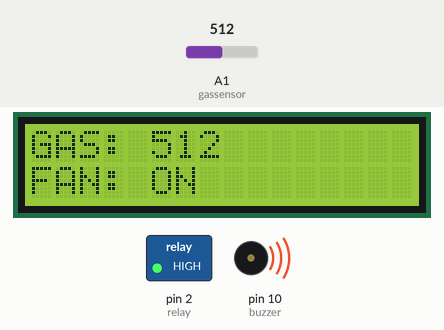
Recording of a sketch running on a simulated Arduino Uno, built with avr-gcc and run on an emulated ATmega328P. On the bench: 16×2 character LCD, switched loads named in the sketch (green lamp = pin HIGH), buzzer (waves = sounding, pin HIGH). The test bench sets the inputs (shaded band); at power-on: A1 (gassensor) = 512.

Above: at 1.2 s.
1.3 s: A1 (gassensor) set to 132
At 3.6 s:
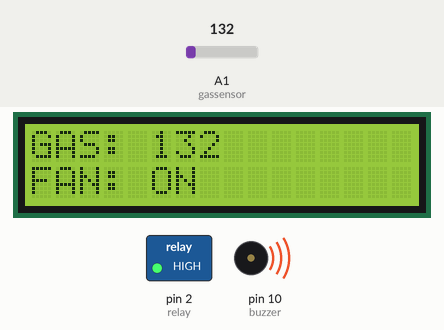
5.2 s: A1 (gassensor) set to 107
At 6.6 s:
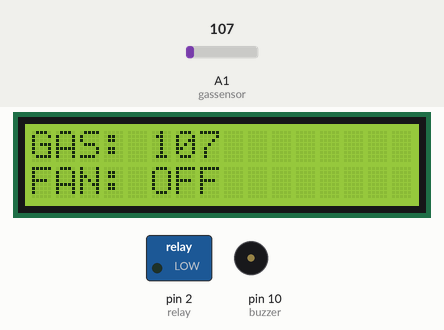
9.1 s: A1 (gassensor) set to 122
At 9.6 s:
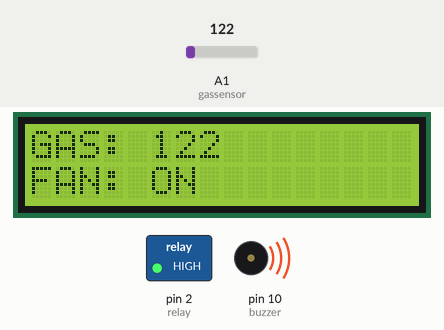
Timing chart, 0 to 12.1 s (numbered marks = the images above; inputs shaded):
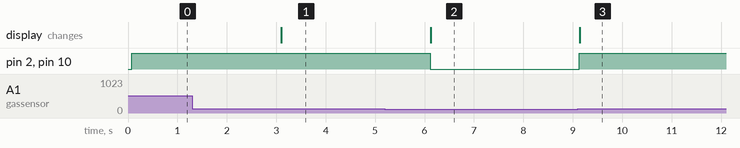

Measured:
- the behaviour switches between 121 and 120 on A1 (gassensor) (found by bisection; images 1 and 2)
- after the input at 1.3 s, the display: changes after 1.8 s (image 1)
- after the input at 5.2 s, pin 2 (relay), pin 10 (buzzer): HIGH → LOW after 0.91 s; the display: changes after 0.92 s (image 2)
- after the input at 9.1 s, pin 2 (relay), pin 10 (buzzer): LOW → HIGH at once; the display: changes at once (image 3)

The sketch:

GAS1.ino
```cpp
#include <Wire.h>
#include <LiquidCrystal_I2C.h>
LiquidCrystal_I2C lcd(0x27,16,2);
int gassensor=A1;
int buzzer = 10;
int relay = 2;
int gasvalue=0;
void setup()
{
pinMode(buzzer , OUTPUT);
pinMode(relay , OUTPUT);
lcd.begin();
lcd.backlight();
}
void loop()
{
gasvalue= analogRead(gassensor);
lcd.clear();
lcd.setCursor(0,0);
lcd.print("GAS: "); lcd.print(gasvalue);
if (gasvalue > 120)
{
digitalWrite(relay, HIGH);
digitalWrite(buzzer, HIGH);
lcd.setCursor(0,1);
lcd.print("FAN: ON");
}
else
{
digitalWrite(relay, LOW);
digitalWrite(buzzer, LOW);
lcd.setCursor(0,1);
lcd.print("FAN: OFF");
}
delay(3000);
}
```
